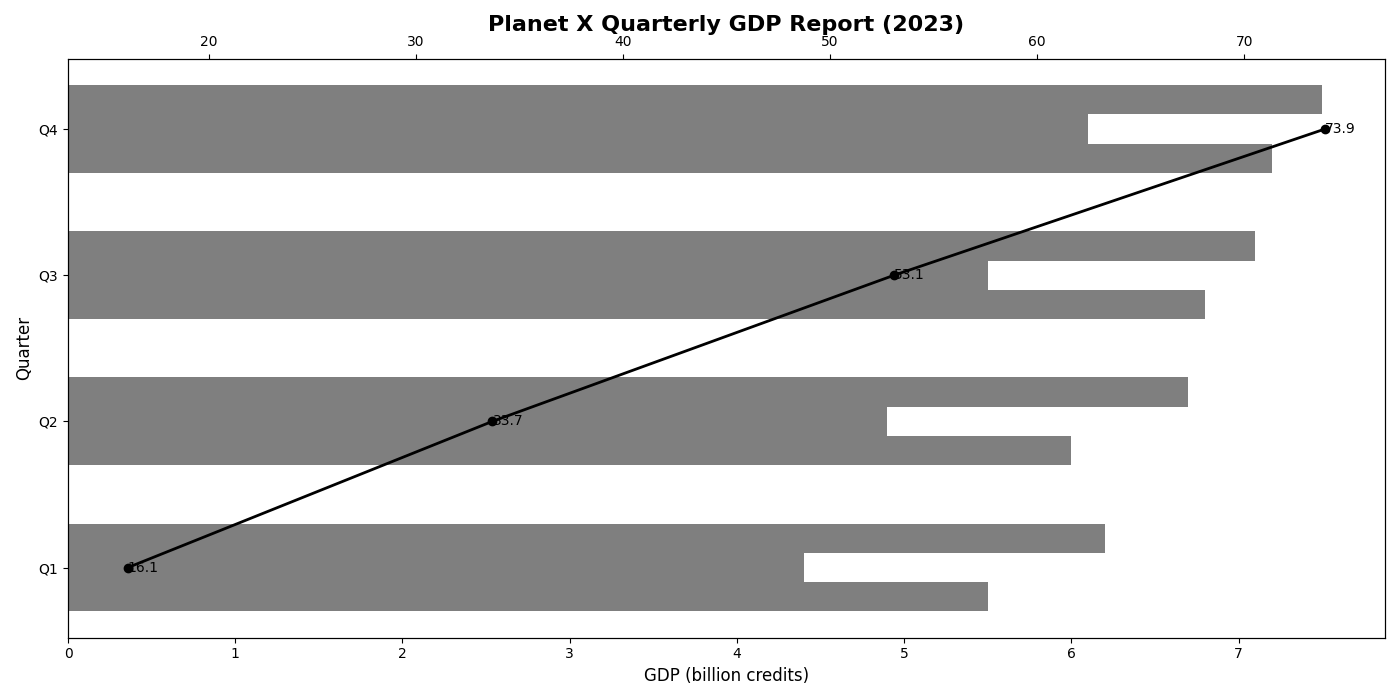

Generate this figure with Python:
import matplotlib.pyplot as plt
import numpy as np

# Data: Quarters and GDP values in billion Planet X credits
quarters = ['Q1', 'Q2', 'Q3', 'Q4']
agriculture_gdp = [5.5, 6.0, 6.8, 7.2]
manufacturing_gdp = [4.4, 4.9, 5.5, 6.1]
services_gdp = [6.2, 6.7, 7.1, 7.5]

# Cumulative GDP calculation
cumulative_gdp = np.cumsum([sum(x) for x in zip(agriculture_gdp, manufacturing_gdp, services_gdp)])

# Set up the figure and axis
fig, ax1 = plt.subplots(figsize=(14, 7))

# Bar heights
height = 0.2

# Bar positions
y_indices = np.arange(len(quarters))

# Apply a single color across all bars
single_color = 'tab:gray'

# Plotting individual bars for each sector with the same color
ax1.barh(y_indices - height, agriculture_gdp, height=height, color=single_color)
ax1.barh(y_indices, manufacturing_gdp, height=height, color=single_color)
ax1.barh(y_indices + height, services_gdp, height=height, color=single_color)

# Titles and labels
ax1.set_title('Planet X Quarterly GDP Report (2023)', fontsize=16, fontweight='bold', pad=20)
ax1.set_ylabel('Quarter', fontsize=12)
ax1.set_xlabel('GDP (billion credits)', fontsize=12)
ax1.set_yticks(y_indices)
ax1.set_yticklabels(quarters)

# Cumulative GDP Plot
ax2 = ax1.twiny()
ax2.plot(cumulative_gdp, y_indices, color='black', marker='o', linestyle='-', linewidth=2)

# Annotate the cumulative GDP plot
for i, val in enumerate(cumulative_gdp):
    ax2.text(val, i, f'{val:.1f}', color='black', fontsize=10, va='center', ha='left')

# Ensure the layout is tight and avoids overlap
plt.tight_layout()

# Display the plot
plt.show()
